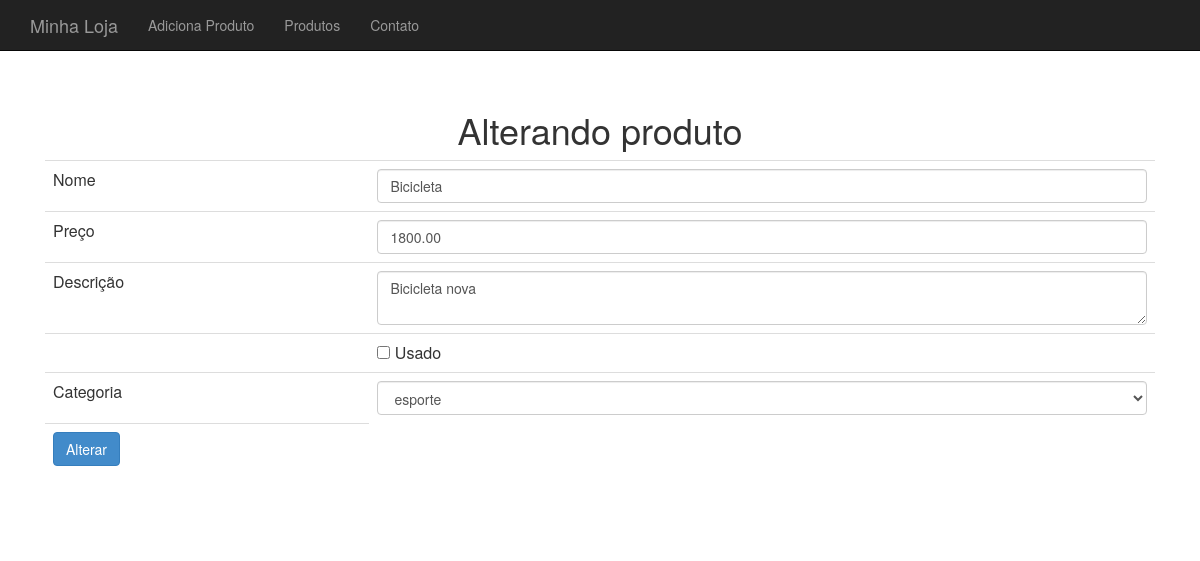
The page /loja/produto-altera-formulario.php?id=57 on the database its author committed.
### tables this page shows
CREATE TABLE `produtos` (
  `id` int(11) NOT NULL AUTO_INCREMENT,
  `nome` varchar(255) DEFAULT NULL,
  `preco` decimal(10,2) DEFAULT NULL,
  `categoria_id` int(11) DEFAULT NULL,
  `usado` tinyint(1) DEFAULT '0',
  `descricao` text,
  PRIMARY KEY (`id`)
);

### loja/banco-produto.php (called while the page is built, shortened)
<?php
require_once("class/Produto.php");
require_once("class/Categoria.php");
function buscaProduto($conexao, $id) {
	$query = "select * from produtos where id = {$id}";
	$resultado = mysqli_query($conexao, $query);
	$produto_buscado = mysqli_fetch_assoc($resultado);
	$categoria = new Categoria();
	$categoria->setId($produto_buscado['categoria_id']);
	$nome = $produto_buscado['nome'];
	$descricao = $produto_buscado['descricao'];
	$preco = $produto_buscado['preco'];
	$usado = $produto_buscado['usado'];
	$produto = new Produto($nome, $preco, $descricao, $categoria, $usado);
	$produto->setId($produto_buscado['id']);
	return $produto;
}

### loja/class/Produto.php (called while the page is built, shortened)
<?php
class Produto {
	private $nome;
	private $preco;
	private $descricao;
	private $categoria;
	private $usado;
	function __construct($nome, $preco, $descricao, Categoria $categoria, $usado) {
		$this->nome = $nome;
		$this->preco = $preco;
		$this->descricao = $descricao;
		$this->categoria = $categoria;
		$this->usado = $usado;
	}
	public function getNome() {
		return $this->nome;
	}
	public function getPreco() {
		return $this->preco;
	}
	public function getDescricao() {
		return $this->descricao;
	}
	public function getCategoria() {
		return $this->categoria;
	}
	public function isUsado() {
		return $this->usado;
	}
	public function setUsado($usado) {
		$this->usado = $usado;
	}
}
?>

### loja/banco-categoria.php (called while the page is built, shortened)
<?php
require_once("class/Categoria.php");
function listaCategorias($conexao) {
	$categorias = array();
	$query = "select * from categorias";
	$resultado = mysqli_query($conexao, $query);
	while($categoria_array = mysqli_fetch_assoc($resultado)) {
		$categoria = new Categoria();
		$categoria->setId($categoria_array['id']);
		$categoria->setNome($categoria_array['nome']);
		array_push($categorias, $categoria);
	}
	return $categorias;
}

### loja/class/Categoria.php (called while the page is built)
<?php
class Categoria {
	private $id;
	private $nome;
	public function getId() {
		return $this->id;
	}
	public function setId($id) {
		$this->id = $id;
	}
	public function getNome() {
		return $this->nome;
	}
	public function setNome($nome) {
		$this->nome = $nome;
	}
}
?>

### loja/produto-formulario-base.php (the view)
<tr>
	<td>Nome</td>
	<td>
		<input class="form-control" type="text" name="nome"
			value="<?=$produto->getNome()?>">
	</td>
</tr>
<tr>
	<td>Preço</td>
	<td>
		<input class="form-control" type="number" step="0.01" name="preco"
			value="<?=$produto->getPreco()?>">
	</td>
</tr>
<tr>
	<td>Descrição</td>
	<td>
		<textarea class="form-control" name="descricao"><?=$produto->getDescricao()?></textarea>
	</td>
</tr>
<tr>
	<td></td>
	<td><input type="checkbox" name="usado" <?=$produto->isUsado()?> value="true"> Usado
</tr>
<tr>
	<td>Categoria</td>
	<td>
		<select name="categoria_id" class="form-control">
			<?php
			foreach($categorias as $categoria) :
				$essaEhACategoria = $produto->getCategoria()->getId() == $categoria->getId();
				$selecao = $essaEhACategoria ? "selected='selected'" : "";
			?>
				<option value="<?=$categoria->getId()?>" <?=$selecao?>>
					<?=$categoria->getNome()?>
				</option>
			<?php
			endforeach
			?>
		</select>
	</td>
</tr>

### loja/css/loja.css (style rules this page uses)
body { padding-top: 50px; }

### rows shown on the page
produtos: nome "Bicicleta", preco "1800.00", descricao "Bicicleta nova"

### other values the page prints
form field categoria_id "esporte"
